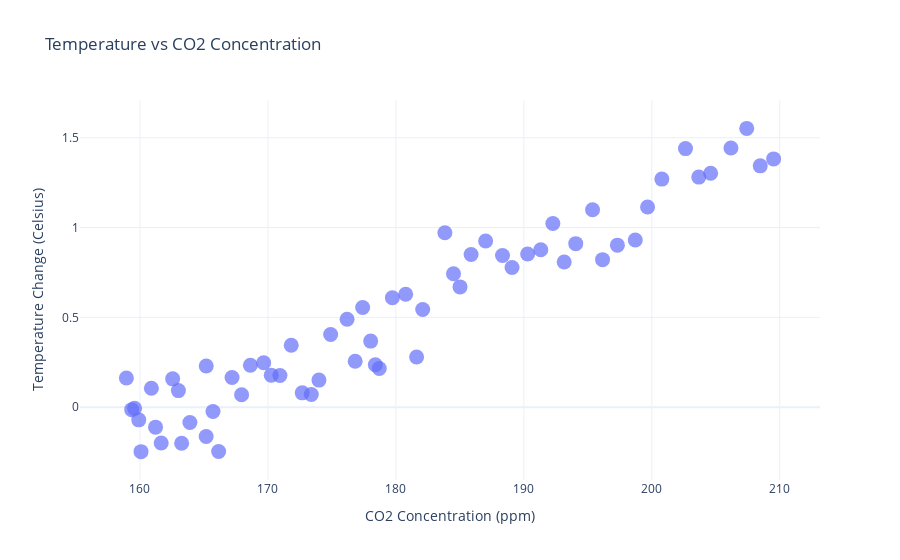

Notebook code cell kept with this figure:
### Markdown cell above
The heatmap reveals a strong positive correlation (0.96) between CO₂ concentrations and temperature changes. This statistical relationship reinforces the observation that higher CO₂ levels are closely linked with increasing global temperatures, which highlights the importance of addressing carbon emissions to mitigate climate change.

### Code cell
#Scatter plot of temperature vs co2 concentrations

scatter_fig = px.scatter(
    merged_data, 
    x="CO2 Concentration", 
    y="Temperature Change",
    labels = {
        "CO2 Concentration": "CO2 Concentration (ppm)",
        "Temperature Change": "Temperature Change (Celsius)"
    },
    title = 'Temperature vs CO2 Concentration',
    template = 'plotly_white'
)
scatter_fig.update_traces(marker=dict(size=15,opacity=0.7))
scatter_fig.show()

### Figure 1 — Plotly figure (JSON) as saved in the notebook; plotly's stock layout.template omitted (floating-point values rounded to 4 significant figures)
{"data": [{"hovertemplate": "CO2 Concentration (ppm)=%{x}<br>Temperature Change (Celsius)=%{y}<extra></extra>", "legendgroup": "", "marker": {"color": "#636efa", "opacity": 0.7, "size": 15, "symbol": "circle"}, "mode": "markers", "name": "", "orientation": "v", "showlegend": false, "type": "scatter", "x": [158.9, 159.4, 159.6, 159.9, 160.1, 160.9, 161.2, 161.7, 162.6, 163.0, 163.3, 163.9, 165.2, 165.2, 165.7, 166.1, 167.2, 167.9, 168.6, 169.7, 170.3, 170.9, 171.8, 172.7, 173.4, 174.0, 174.9, 176.2, 176.8, 177.4, 178.0, 178.4, 178.7, 179.7, 180.8, 181.6, 182.1, 183.8, 184.5, 185.0, 185.9, 187.0, 188.3, 189.1, 190.3, 191.3, 192.3, 193.2, 194.1, 195.4, 196.2, 197.3, 198.7, 199.7, 200.8, 202.6, 203.7, 204.6, 206.2, 207.4, 208.5, 209.5], "xaxis": "x", "y": [0.1631, -0.01348, -0.006043, -0.07006, -0.247, 0.1055, -0.1108, -0.1991, 0.1579, 0.09249, -0.2005, -0.08491, 0.2294, -0.163, -0.02349, -0.2459, 0.1658, 0.06963, 0.2338, 0.2473, 0.1786, 0.1765, 0.3446, 0.08012, 0.07129, 0.1512, 0.405, 0.4901, 0.2562, 0.5553, 0.3682, 0.2365, 0.216, 0.6095, 0.6292, 0.2792, 0.544, 0.9713, 0.7433, 0.6698, 0.8502, 0.925, 0.8442, 0.7778, 0.853, 0.8766, 1.023, 0.8084, 0.9106, 1.099, 0.8214, 0.9022, 0.9312, 1.115, 1.27, 1.44, 1.281, 1.302, 1.443, 1.552, 1.344, 1.382], "yaxis": "y"}], "layout": {"legend": {"tracegroupgap": 0}, "title": {"text": "Temperature vs CO2 Concentration"}, "xaxis": {"anchor": "y", "domain": [0, 1], "title": {"text": "CO2 Concentration (ppm)"}}, "yaxis": {"anchor": "x", "domain": [0, 1], "title": {"text": "Temperature Change (Celsius)"}}}}
